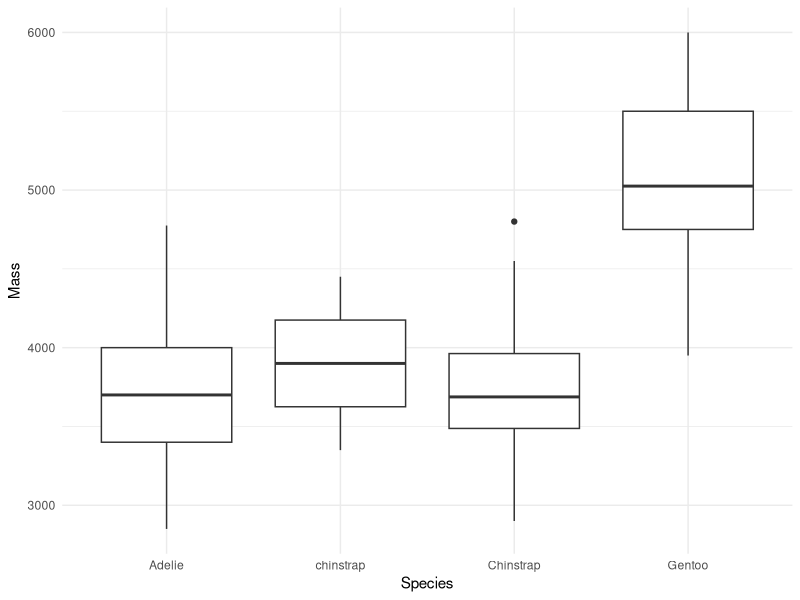
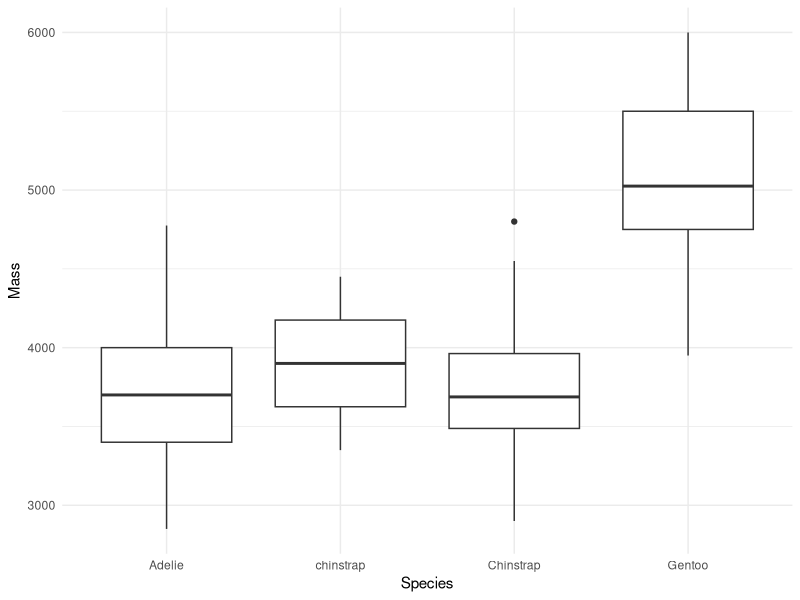

Source code (R) for these figures, in order:
# analysis for paper (copy)
library(ggplot2)
setwd("C:/Users/jsmith/Desktop/PhD/stuff for paper")
d <- read.csv("data_FINAL_USE_THIS.csv")
# d <- d[d$Mass > 0, ]
mean(d$Mass)
ggplot(d, aes(Species, Mass)) + geom_boxplot() + theme_minimal()
ggsave("plot_new.png")
write.csv(aggregate(Mass ~ Species, d, mean), "results_v3.csv")
